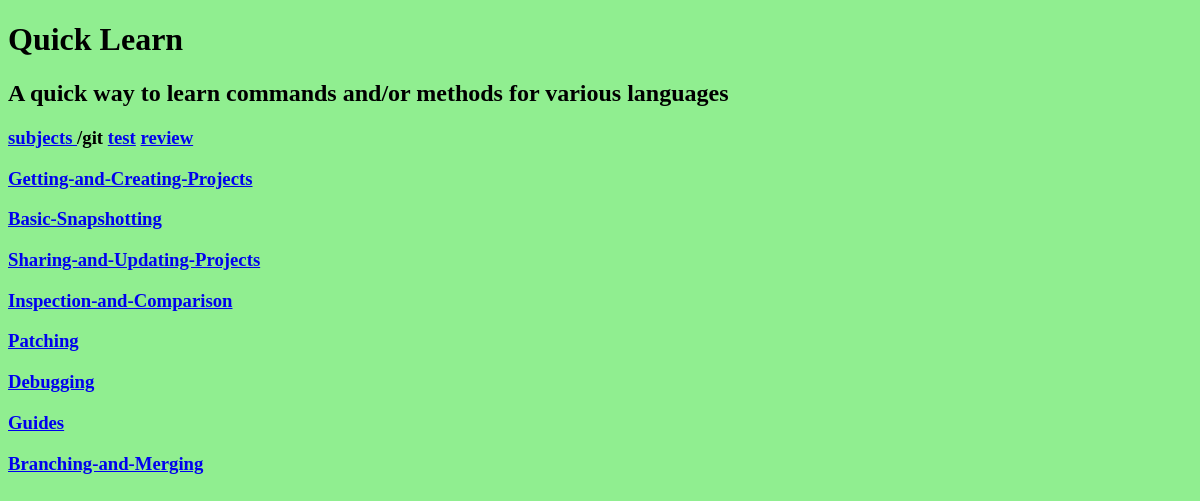
Page /subjects/git/ on the committed database.
### indexcards/models.py (models this page shows, shortened)
class Subject(models.Model):
    name = models.CharField(max_length=50)

class SubTopic(models.Model):
    name = models.CharField(max_length=50)
    subject = models.ForeignKey(Subject, on_delete=models.CASCADE)

### indexcards/views.py (the view)
# urls.py: path('subjects/<name>/', views.subject_subtopics, name='subject_subtopics'),
def subject_subtopics(request, name):
    try:
        subject = Subject.objects.get(name=name)
        subtopics = SubTopic.objects.all().filter(subject__name = name )
    except Subject.DoesNotExist:
        raise Http404('SUBJECT NOT FOUND')
    return render(request, 'subject_subtopics.html',{ 'subject': subject, 'subtopics' : subtopics})

### indexcards/templates/subject_subtopics.html
{% extends "base.html" %}
{% block content%}
<h3>
  <a href="{% url 'subjects' %}">
    subjects
  </a>
  <span>&#47;{{subject.name}}</span>
  <a href="{% url 'test' subject.name %}">test</a>
  <a  href="{% url 'review' subject.name %}">review</a>
</h3>
<div class="subject_subtopics">
  {% for s in subtopics%}
  <div class="subject_subtopic">
    <a href="{% url 'subtopic_cards' subject.name s.name%}">
      <h3>{{s.name|capfirst}}</h3>
    </a>
  </div>
  {% endfor %}
</div>
{% endblock %}

### static/styles.css (style rules this page uses)
html { -webkit-box-sizing: border-box; -moz-box-sizing: border-box; box-sizing: border-box; }
*, *:before, *:after { -webkit-box-sizing: inherit; -moz-box-sizing: inherit; box-sizing: inherit; }
body { background-color: lightgreen; }

### rows in the picture
Subject: name "git"
SubTopic: name "Getting-and-Creating-Projects"
SubTopic: name "Basic-Snapshotting"
SubTopic: name "Sharing-and-Updating-Projects"
SubTopic: name "Inspection-and-Comparison"
SubTopic: name "Patching"
SubTopic: name "Debugging"
SubTopic: name "Guides"
SubTopic: name "Branching-and-Merging"
